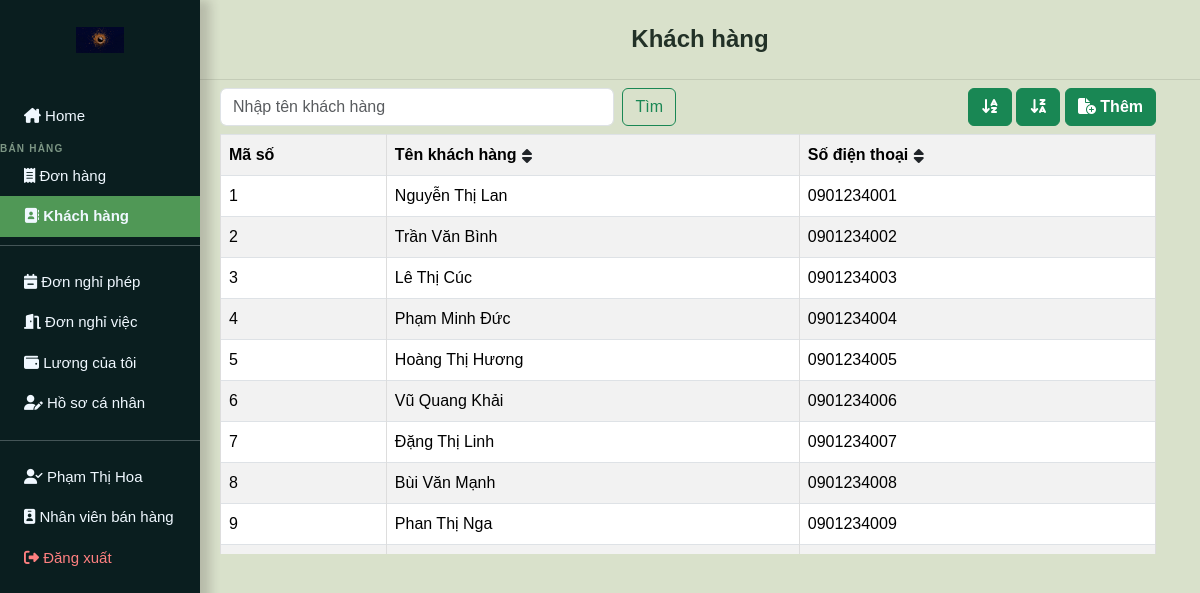
/user_page.php?khachhang (signed in), run on the app's committed database.
### tables this page shows
CREATE TABLE `accounts` (
  `account_id`  INT NOT NULL AUTO_INCREMENT,
  `full_name`   VARCHAR(150) NOT NULL,
  `email`       VARCHAR(150) NOT NULL,
  `password`    VARCHAR(255) NOT NULL,
  `role_id`     INT NOT NULL DEFAULT 3,
  `position_id` INT DEFAULT NULL,
  `phone`       VARCHAR(20) DEFAULT NULL,
  `address`     TEXT DEFAULT NULL,
  `birth_date`  DATE DEFAULT NULL,
  `gender`      ENUM('nam','nữ','khác') DEFAULT NULL,
  `avatar`      VARCHAR(255) DEFAULT NULL,
  `status`      ENUM('active','inactive') NOT NULL DEFAULT 'active',
  `hire_date`   DATE DEFAULT NULL,
  `created_at`  TIMESTAMP NULL DEFAULT CURRENT_TIMESTAMP,
  `updated_at`  TIMESTAMP NULL DEFAULT CURRENT_TIMESTAMP ON UPDATE CURRENT_TIMESTAMP,
  PRIMARY KEY (`account_id`),
  UNIQUE KEY `uniq_email` (`email`),
  KEY `fk_acc_role` (`role_id`),
  KEY `fk_acc_pos` (`position_id`),
  CONSTRAINT `fk_acc_role` FOREIGN KEY (`role_id`) REFERENCES `roles` (`id`),
  CONSTRAINT `fk_acc_pos`  FOREIGN KEY (`position_id`) REFERENCES `positions` (`position_id`)
);

CREATE TABLE `customers` (
  `customer_id`   INT NOT NULL AUTO_INCREMENT,
  `customer_name` VARCHAR(150) NOT NULL,
  `phone_number`  VARCHAR(20) DEFAULT NULL,
  `email`         VARCHAR(150) DEFAULT NULL,
  `address`       TEXT DEFAULT NULL,
  `created_at`    TIMESTAMP NULL DEFAULT CURRENT_TIMESTAMP,
  PRIMARY KEY (`customer_id`)
);

### src/models/authorization.php (called while the page is built, shortened)
<?php
function roleLabel(string $roleName): string
{
    $labels = [
        AppRole::ADMIN     => 'Quản trị viên',
        AppRole::MANAGER   => 'Quản lý',
        AppRole::SALES     => 'Nhân viên bán hàng',
        AppRole::WAREHOUSE => 'Nhân viên kho',
    ];
    return $labels[$roleName] ?? 'Không xác định';
}
function currentRole(): string
{
    return $_SESSION['role_name'] ?? '';
}
function currentUserId(): int
{
    return (int) ($_SESSION['account_id'] ?? 0);
}

### src/views/khachhang.php (the view, shortened to what this page needs)
<?php
if (isset($ds_kh_sapxep)) {
    $ds_khachhang = array_values($ds_kh_sapxep);
} else
if (!isset($ds_kh_timkiem)) {
    $sql = "select * from customers; ";
    $ds_khachhang =  mysqli_query($conn, $sql);
    $ds_khachhang = mysqli_fetch_all($ds_khachhang);
} else {
    $ds_khachhang = $ds_kh_timkiem;
}
?>
<div class="dash_board px-2">
    <div class="container-fluid row justify-content-between">
        <form method="GET" action="user_page.php?" class="d-flex col-6 my-2" role="search">
            <input class="form-control me-2" type="search" placeholder="Nhập tên khách hàng" name='timkiem-khachhang' aria-label="Search">
            <button class="btn btn-outline-success" type="submit">Tìm</button>
        </form>
        <div class="text-end col-4">
            <a href="user_page.php?khachhang=tang_dan" class="my-2 btn btn-success fw-bolder"><i class="fa-solid fa-arrow-down-a-z"></i></a>
            <a href="user_page.php?khachhang=giam_dan" class="my-2 btn btn-success fw-bolder"><i class="fa-solid fa-arrow-down-z-a"></i></a>
            <a href="user_page.php?khachhang=them" class="my-2 btn btn-success fw-bolder"><i class="fa-solid fa-file-circle-plus"></i> Thêm</a>
        </div>
        <table id="myTable" class="table container-fluid text-center table-hover table-striped table-bordered">
            <tr>
                <th>Mã số </th>
                <th onclick="sortTable(1)">Tên khách hàng <i href="" class=" fw-bolder"><i class="p-0 btn fa-solid fa-sort"></i></i> </th>
                <th onclick="sortTable(2)">Số điện thoại <i href="" class=" fw-bolder"><i class="p-0 btn fa-solid fa-sort"></i></th>
            </tr>
            <?php foreach ($ds_khachhang as $kh) :
                $kh = array_values($kh);
            ?>
                <tr>
                    <td><?= $kh[0] ?></td>
                    <td><?= $kh[1] ?></td>
                    <td><?= $kh[2] ?></td>
                </tr>
            <?php endforeach; ?>
        </table>
    </div>
</div>
</div>
</div>

### src/views/header.php (shortened to what this page needs)
<!DOCTYPE html>
<html lang="en">
<head>
    <link href="https://cdn.jsdelivr.net/npm/bootstrap@5.3.3/dist/css/bootstrap.min.css" rel="stylesheet" />
    <link rel="stylesheet" href="https://cdnjs.cloudflare.com/ajax/libs/font-awesome/6.5.1/css/all.min.css" />
    <link rel="stylesheet" href="css/style.css" />
</head>
<?php
$roleName = currentRole();
$isSalesRole = $roleName === AppRole::SALES;
$isManagerRole = $roleName === AppRole::MANAGER;
$isAdminRole = $roleName === AppRole::ADMIN;
$isManagerOrAdmin = $isManagerRole || $isAdminRole;
?>
<?php
$currentTitle = 'COFFEE SHOP';
if (isset($_GET['home'])) {
    $currentTitle = 'COFFEE SHOP';
} elseif (isset($_GET['dashboard'])) {
    $currentTitle = 'COFFEE SHOP';
} elseif (isset($_GET['sanpham'])) {
    $currentTitle = 'Sản phẩm';
} elseif (isset($_GET['phieunhap'])) {
    $currentTitle = 'Phiếu nhập kho';
} elseif (isset($_GET['phieuxuat'])) {
    $currentTitle = 'Phiếu xuất kho';
} elseif (isset($_GET['kho_thongke'])) {
    $currentTitle = 'Thống kê tồn kho';
} elseif (isset($_GET['baocao_kho'])) {
    $currentTitle = 'Báo cáo kho';
} elseif (isset($_GET['baocao_kinhdoanh'])) {
    $currentTitle = 'Báo cáo kinh doanh';
} elseif (isset($_GET['baocao_nhansu'])) {
    $currentTitle = 'Báo cáo nhân sự';
} elseif (isset($_GET['nhacungcap'])) {
    $currentTitle = 'Quản lý nhà cung cấp';
} elseif (isset($_GET['loai'])) {
    $currentTitle = 'Loại sản phẩm';
} elseif (isset($_GET['donhang'])) {
    $currentTitle = 'Đơn hàng';
} elseif (isset($_GET['khachhang'])) {
    $currentTitle = 'Khách hàng';
} elseif (isset($_GET['nhansu'])) {
    $currentTitle = 'Nhân sự';
} elseif (isset($_GET['chucvu'])) {
    $currentTitle = 'Quản lý chức vụ';
} elseif (isset($_GET['bangluong'])) {
    $currentTitle = 'Bảng lương';
} elseif (isset($_GET['luong_ca_nhan'])) {
    $currentTitle = 'Lương của tôi';
} elseif (isset($_GET['donnghi'])) {
    $currentTitle = 'Đơn nghỉ phép';
} elseif (isset($_GET['donnghiviec'])) {
    $currentTitle = 'Đơn nghỉ việc';
} elseif (isset($_GET['profile'])) {
    $currentTitle = 'Hồ sơ cá nhân';
} elseif (isset($_GET['thongke'])) {
    $currentTitle = 'Thống kê';
} elseif (isset($_GET['backup'])) {
    $currentTitle = 'Sao lưu & Phục hồi';
}
?>
<body class="app-shell">
    <div class="nav-side p-0">
        <div class="logo p-1 justify-content-center text-center">
            <a href="user_page.php?home"> <img src="img/logo.jpg" alt="Logo"></a>
        </div>
        <div class="navs pt-3">
            <div class="container-fluid">
                <a class="text-truncate <?= isset($_GET['home'])||isset($_GET['dashboard']) ? 'active' : '' ?>"
                   href="user_page.php?home"><i class="fa-solid fa-house-chimney"></i> Home</a>
            </div>
            <?php if ($isSalesRole || $isManagerOrAdmin) : ?>
                <div class="nav-section-label">BÁN HÀNG</div>
                <div class="container-fluid">
                    <a class="text-truncate <?= isset($_GET['donhang']) ? 'active' : '' ?>"
                       href="user_page.php?donhang"><i class="fa-solid fa-receipt"></i> Đơn hàng</a>
                </div>
                <div class="container-fluid">
                    <a class="text-truncate <?= isset($_GET['khachhang']) ? 'active' : '' ?>"
                       href="user_page.php?khachhang"><i class="fa-solid fa-address-book"></i> Khách hàng</a>
                </div>
            <?php endif; ?>
        </div>
        <hr class="mt-2">
        <div class="navs text-center p-0">
            <div class="container-fluid">
                <a class="text-truncate <?= isset($_GET['donnghi']) && !$isManagerOrAdmin ? 'active' : '' ?>"
                   href="user_page.php?donnghi"><i class="fa-solid fa-calendar-minus"></i> Đơn nghỉ phép</a>
            </div>
            <div class="container-fluid">
                <a class="text-truncate <?= isset($_GET['donnghiviec']) && !$isManagerOrAdmin ? 'active' : '' ?>"
                   href="user_page.php?donnghiviec"><i class="fa-solid fa-door-open"></i> Đơn nghỉ việc</a>
            </div>
            <div class="container-fluid">
                <a class="text-truncate <?= isset($_GET['luong_ca_nhan']) ? 'active' : '' ?>"
                   href="user_page.php?luong_ca_nhan"><i class="fa-solid fa-wallet"></i> Lương của tôi</a>
            </div>
            <div class="container-fluid">
                <a class="text-truncate <?= isset($_GET['profile']) ? 'active' : '' ?>"
                   href="user_page.php?profile"><i class="fa-solid fa-user-pen"></i> Hồ sơ cá nhân</a>
            </div>
        </div>
        <div class="navs text-center p-0">
            <hr class="mt-3">
            <div class="container-fluid">
                <a class="text-truncate"><i class="fa-solid fa-user-check"></i> <?= $user_name ?? '' ?></a>
            </div>
            <div class="container-fluid">
                <a class="text-truncate"><i class="fa-solid fa-id-badge"></i> <?= roleLabel(currentRole()) ?></a>
            </div>
            <div class="    container-fluid logout-btn">
                <a class="text-truncate" href="logout.php"><i class="fa-solid fa-right-from-bracket"></i> Đăng xuất</a>
            </div>
        </div>
    </div>
    <div class="app-right">
        <div class="app-topbar px-3">
            <h4 class="mb-0 fw-bold"><?= htmlspecialchars($currentTitle) ?></h4>
        </div>
        <div class="main p-0">

### css/style.css (style rules this page uses)
html, body { height: 100%; margin: 0; padding: 0; background-color: #d9e1cb; overflow: hidden; }
.app-shell { height: 100vh; width: 100%; position: relative; margin: 0; }
a { text-decoration: none; }
.nav-side { color: aliceblue; background-color: #0a1e1f; box-shadow: 10px 0px 10px 0px rgba(45, 33, 33, 0.2); width: 220px; min-width: 220px; height: 100vh; max-height: 100vh; overflow-y: auto; overflow-x: hidden; position: fixed; left: 0; top: 0; z-index: 40; scrollbar-width: thin; scrollbar-color: rgba(100,180,100,0.3) transparent; }
.app-right { margin-left: 220px; width: calc(100% - 220px); height: 100vh; display: flex; flex-direction: column; min-width: 0; }
.app-topbar { height: 80px; min-height: 80px; background: #d9e1cb; border-bottom: 1px solid #c4ccb7; display: flex; align-items: center; justify-content: center; text-align: center; padding: 0 !important; position: sticky; top: 0; z-index: 30; }
.app-topbar h4 { color: #223127; font-weight: 400; width: 100%; margin: 0; }
.main { flex: 1 1 auto; height: calc(100vh - 80px); overflow-y: auto; overflow-x: hidden; }
@media (max-width: 1200px) { .nav-side { width: 200px; min-width: 200px; } }
@media (max-width: 1200px) { .app-right { margin-left: 200px; width: calc(100% - 200px); } }
.logo { background-color: #0a1e1f; min-height: 80px; display: flex; align-items: center; justify-content: center; }
.logo img { width: 68px; max-width: 70%; height: auto; }
.navs a { display: block; text-align: left; color: aliceblue; transition: background-color 0.3s ease-in-out; padding: 9px 10px 9px 24px; font-size: 15px; }
.navs div { padding: 0px; }
.nav-section-label { color: rgba(200, 230, 200, 0.6); font-size: 10px; font-weight: 700; letter-spacing: 1.2px; text-transform: uppercase; padding: 8px 16px 2px; margin-top: 4px; }
.navs a.active { background-color: rgb(80, 152, 86); font-weight: 600; }
.logout-btn a { color: #ff8080 !important; }
table { width: 100%; border-collapse: collapse; }
tr:nth-child(even) { background-color: #f2f2f2; }
th { background-color: #4caf50; color: white; }
td, th { border: 1px solid #ddd; padding: 8px; text-align: left; }
.content-table-scroll table thead th, .content-table-scroll table tr:first-child th { position: sticky; top: 0; z-index: 2; }
* { font-family: "Poppins", sans-serif; margin: 0; padding: 0; box-sizing: border-box; outline: none; border: none; text-decoration: none; }

### data on the page
accounts: full_name "Phạm Thị Hoa"
customers: customer_id "1", customer_name "Nguyễn Thị Lan", phone_number "0901234001"
customers: customer_id "2", customer_name "Trần Văn Bình", phone_number "0901234002"
customers: customer_id "3", customer_name "Lê Thị Cúc", phone_number "0901234003"
customers: customer_id "4", customer_name "Phạm Minh Đức", phone_number "0901234004"
customers: customer_id "5", customer_name "Hoàng Thị Hương", phone_number "0901234005"
customers: customer_id "6", customer_name "Vũ Quang Khải", phone_number "0901234006"
customers: customer_id "7", customer_name "Đặng Thị Linh", phone_number "0901234007"
customers: customer_id "8", customer_name "Bùi Văn Mạnh", phone_number "0901234008"
customers: customer_id "9", customer_name "Phan Thị Nga", phone_number "0901234009"

### other printed values
roleLabel(currentRole()) "Nhân viên bán hàng"
$currentTitle "Khách hàng"
